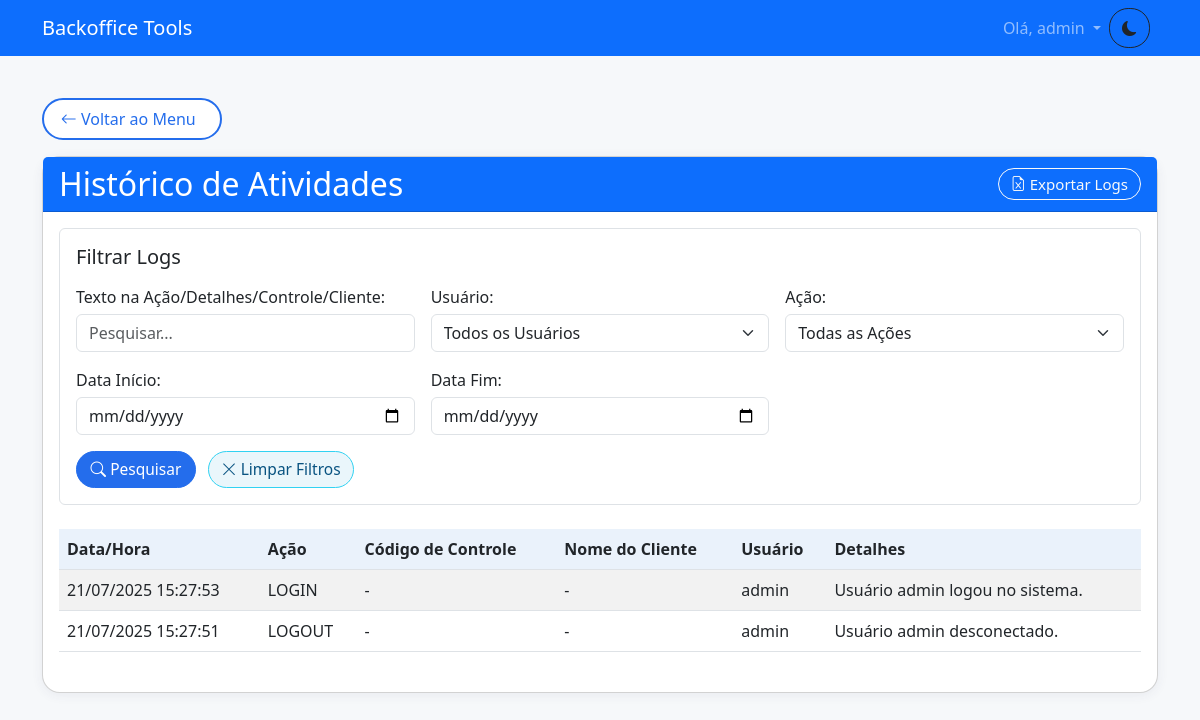
The app's page /logs (signed in) with its own data.
### models.py (models this page shows, shortened)
class Log(db.Model):
    id = db.Column(db.Integer, primary_key=True)
    action = db.Column(db.String(50), nullable=False)
    details = db.Column(db.Text)
    user_id = db.Column(db.Integer, db.ForeignKey('user.id'))
    user = db.relationship('User', backref=db.backref('logs', lazy=True))
    timestamp = db.Column(db.DateTime, default=datetime.utcnow)
    codigo_controle = db.Column(db.String(50), nullable=True)
    nome_cliente = db.Column(db.String(120), nullable=True)

class User(db.Model):
    id = db.Column(db.Integer, primary_key=True)
    username = db.Column(db.String(80), unique=True, nullable=False)
    password_hash = db.Column(db.String(128), nullable=False)
    role_id = db.Column(db.Integer, db.ForeignKey('role.id'), nullable=False)
    role = db.relationship('Role', backref=db.backref('users', lazy=True))
    created_at = db.Column(db.DateTime, default=datetime.utcnow)

### app.py (the view, shortened to what this page needs)
@app.route('/logs')
@permission_required('can_access_logs') # Acesso aos logs
def show_logs():
    if 'username' not in session:
        return redirect(url_for('login'))
    search_text = request.args.get('search_text', '').strip()
    filter_user = request.args.get('filter_user', '').strip()
    filter_action = request.args.get('filter_action', '').strip()
    start_date_str = request.args.get('start_date', '').strip()
    end_date_str = request.args.get('end_date', '').strip()
    logs_query = Log.query.options(db.joinedload(Log.user)).order_by(Log.timestamp.desc())
    if filter_user:
        logs_query = logs_query.join(User).filter(User.username == filter_user)
    if filter_action:
        logs_query = logs_query.filter(Log.action == filter_action)
    if start_date_str:
        try:
            start_date = datetime.strptime(start_date_str, '%Y-%m-%d').date()
            logs_query = logs_query.filter(db.func.date(Log.timestamp) >= start_date)
        except ValueError:
            flash('Formato de "Data Início" inválido. Use AAAA-MM-DD.', 'danger')
    if end_date_str:
        try:
            end_date = datetime.strptime(end_date_str, '%Y-%m-%d').date()
            logs_query = logs_query.filter(db.func.date(Log.timestamp) <= end_date)
        except ValueError:
            flash('Formato de "Data Fim" inválido. Use AAAA-MM-DD.', 'danger')
    logs = logs_query.all()
    unique_users = [user.username for user in User.query.with_entities(User.username).distinct().order_by(User.username).all()]
    unique_actions = [action for action, in db.session.query(Log.action).distinct().order_by(Log.action).all()]
    return render_template(
        'logs.html',
        logs=logs,
        unique_users=unique_users,
        unique_actions=unique_actions,
        search_text=search_text,
        filter_user=filter_user,
        filter_action=filter_action,
        start_date=start_date_str,
        end_date=end_date_str
    )

### app.py (called while the page is built)
def permission_required(permission_name):
    def decorator(f):
        @wraps(f)
        def decorated_function(*args, **kwargs):
            if 'username' not in session:
                flash('Você precisa estar logado para acessar esta funcionalidade.', 'danger')
                return redirect(url_for('login'))
            user = User.query.filter_by(username=session['username']).first()
            if user and hasattr(user.role, permission_name) and getattr(user.role, permission_name):
                return f(*args, **kwargs)
            else:
                flash('Você não tem permissão para realizar esta ação ou acessar esta página.', 'danger')
                return redirect(url_for('menu')) # Ou abort(403)
        return decorated_function
    return decorator

### templates/logs.html (shortened to what this page needs)
{% extends "base.html" %}
{% block content %}
<a href="{{ url_for('menu') }}" class="btn btn-outline-primary mb-3">
    <i class="bi bi-arrow-left"></i> Voltar ao Menu
</a>
<div class="card">
    <div class="card-header bg-primary text-white d-flex justify-content-between align-items-center">
        <h2 class="mb-0">Histórico de Atividades</h2>
        <a href="{{ url_for('export_logs') }}" class="btn btn-outline-light btn-sm">
            <i class="bi bi-file-earmark-excel"></i> Exportar Logs
        </a>
    </div>
    <div class="card-body">
        <form method="GET" action="{{ url_for('show_logs') }}" class="mb-4 p-3 border rounded">
            <h5 class="mb-3">Filtrar Logs</h5>
            <div class="row g-3">
                <div class="col-md-4">
                    <label for="search_text" class="form-label">Texto na Ação/Detalhes/Controle/Cliente:</label>
                    <input type="text" class="form-control" id="search_text" name="search_text" value="{{ search_text or '' }}" placeholder="Pesquisar...">
                </div>
                <div class="col-md-4">
                    <label for="filter_user" class="form-label">Usuário:</label>
                    <select class="form-select" id="filter_user" name="filter_user">
                        <option value="">Todos os Usuários</option>
                    </select>
                </div>
                <div class="col-md-4">
                    <label for="filter_action" class="form-label">Ação:</label>
                    <select class="form-select" id="filter_action" name="filter_action">
                        <option value="">Todas as Ações</option>
                    </select>
                </div>
                <div class="col-md-4">
                    <label for="start_date" class="form-label">Data Início:</label>
                    <input type="date" class="form-control" id="start_date" name="start_date" value="{{ start_date or '' }}">
                </div>
                <div class="col-md-4">
                    <label for="end_date" class="form-label">Data Fim:</label>
                    <input type="date" class="form-control" id="end_date" name="end_date" value="{{ end_date or '' }}">
                </div>
            </div>
            <div class="mt-3">
                <button type="submit" class="btn btn-primary me-2"><i class="bi bi-search"></i> Pesquisar</button>
                <a href="{{ url_for('show_logs') }}" class="btn btn-outline-secondary"><i class="bi bi-x-lg"></i> Limpar Filtros</a>
            </div>
        </form>
        {% if logs %}
        <div class="table-responsive">
            <table class="table table-striped">
                <thead>
                    <tr>
                        <th>Data/Hora</th>
                        <th>Ação</th>
                        <th>Código de Controle</th>
                        <th>Nome do Cliente</th>
                        <th>Usuário</th>
                        <th>Detalhes</th>
                    </tr>
                </thead>
                <tbody>
                    {% for log in logs %}
                    <tr>
                        <td>{{ log.timestamp.strftime('%d/%m/%Y %H:%M:%S') if log.timestamp else '-' }}</td>
                        <td>{{ log.action }}</td>
                        <td>{{ log.codigo_controle or '-' }}</td>
                        <td>{{ log.nome_cliente or '-' }}</td>
                        <td>{{ log.user.username if log.user else 'N/A' }}</td>
                        <td>{{ log.details or '-' }}</td>
                    </tr>
                    {% endfor %}
                </tbody>
            </table>
        </div>
        {% else %}
        <div class="alert alert-info">
            Nenhum registro de log encontrado para os filtros aplicados.
        </div>
        {% endif %}
    </div>
</div>
{% endblock %}

### static/styles.css (style rules this page uses)
body { background-color: #f6f8fa; font-family: 'Segoe UI', Arial, sans-serif; }
.card { border-radius: 18px; box-shadow: 0 2px 12px rgba(50, 60, 100, 0.07); }
.card-header { border-radius: 18px 18px 0 0; font-size: 1.15rem; font-weight: 500; }
.table thead th { background-color: #eaf2fb; font-size: 1rem; }
.table td, .table th { vertical-align: middle; }
.btn, .btn-primary, .btn-outline-primary, .btn-outline-info, .btn-outline-success, .btn-outline-warning, .btn-outline-secondary { border-radius: 1.2rem !important; font-weight: 500; font-size: 0.97rem; transition: background 0.18s; box-shadow: none !important; }
.btn-outline-info, .btn-outline-secondary { color: #095381 !important; border-color: #31d2f2 !important; background-color: #eaf6fb !important; }
.btn-primary, .btn-outline-primary { background-color: #246dec; border-color: #246dec; color: #fff !important; }
.btn-sm { padding: 0.22rem 0.75rem; font-size: 0.94rem; border-radius: 1.2rem; }
a.btn-outline-primary.mb-3 { font-size: 1rem; padding: 0.44rem 1.5rem 0.44rem 1.05rem; border-radius: 1.7rem !important; margin-bottom: 1.3rem; margin-top: 1.1rem; background: #fff; font-weight: 500; border: 2px solid #246dec; color: #246dec !important; transition: background 0.13s, color 0.13s; }
.form-label { font-weight: 500; margin-bottom: 0.3rem; }
.btn-edit-feriados, #btnFeriados, .btn-modal, .btn-outline-primary { background: #fff; color: #246dec !important; border: 1.5px solid #246dec; border-radius: 1.2rem !important; font-weight: 500; padding: 0.3rem 1.1rem; font-size: 0.97rem; margin-bottom: 0.3em; transition: background .15s, color .15s; }
.table-responsive { padding-bottom: 0.5em; }
.btn-outline-primary, .btn-primary, .btn-warning, .btn-success, .btn-secondary { min-width: 120px; }

### templates/base.html (style rules this page uses)
:root { --bg-light: #f8f9fa; --text-light: #212529; --card-light: #ffffff; --primary-light: #0d6efd; --secondary-light: #6c757d; --bg-dark: #121212; --text-dark: #e0e0e0; --card-dark: #1e1e1e; --primary-dark: #1a4b8c; --secondary-dark: #495057; }

### records on screen
Log: timestamp "21/07/2025 15:27:53", action "LOGIN", codigo_controle "-", nome_cliente "-", user "admin", details "Usuário admin logou no sistema."
Log: timestamp "21/07/2025 15:27:51", action "LOGOUT", codigo_controle "-", nome_cliente "-", user "admin", details "Usuário admin desconectado."

### other values on screen
{{ session['username'] }} "admin"
